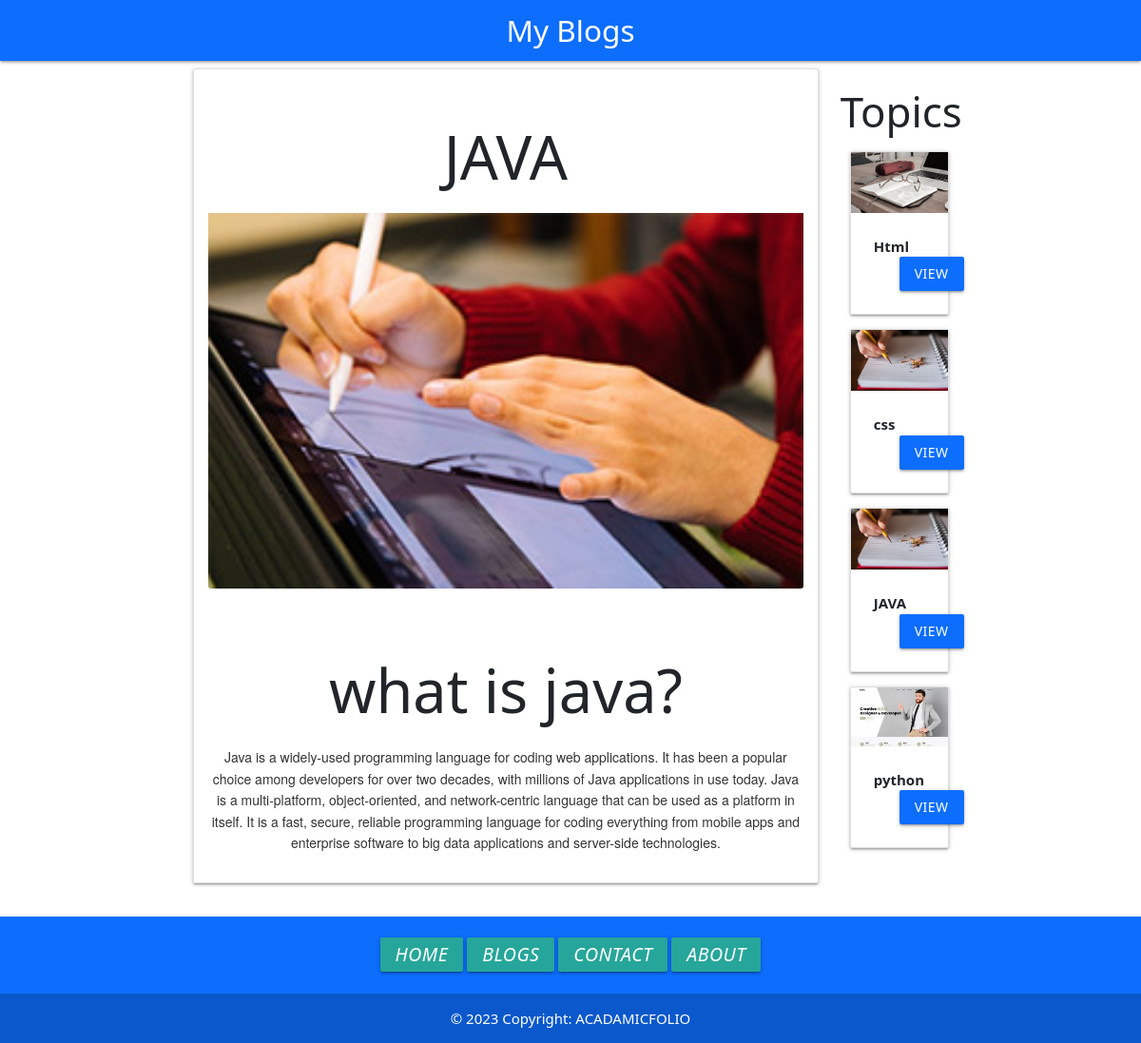
Page /blog/post3 on the committed database.
### website/models.py (models this page shows, shortened)
class Post(models.Model):
    post_id = models.AutoField(primary_key=True)
    title = models.CharField(max_length=100)
    image = models.ImageField(upload_to='post/')
    content = models.TextField()
    url = models.CharField(max_length=100)
    cate = models.ForeignKey(Category, on_delete=models.CASCADE)
    def __str__(self):
        return self.title

class Category(models.Model):
    category_id = models.AutoField(primary_key=True)
    title = models.CharField(max_length=100)
    discription = models.TextField()
    url = models.CharField(max_length=100)
    image = models.ImageField(upload_to='category/')
    add_date = models.DateTimeField(auto_now_add=True, null=True)

### website/views.py (the view)
# urls.py: path('blog/<slug:url>', post),
def post(request, url):
    post = Post.objects.get(url=url)
    cats = Category.objects.all()
    print(post)
    return render(request,'posts.html',{'post':post, 'cats': cats})

### templates/posts.html (shortened to what this page needs)
{%extends 'base.html' %}
{% block scripts %}
<link href="https://cdn.jsdelivr.net/npm/bootstrap@5.0.2/dist/css/bootstrap.min.css" rel="stylesheet">
{% endblock scripts %}
{%block body%}
<div class="container">
    <div class="row">
        <div class="col ">
            <div class="card text-center">
                <div class="card-body">
                    <h1 class="text-uppercase font-weight-bold">{{post.title}}</h1>
                  <img src="/media/{{post.image}}" class="card-img-bottom" alt="...">
                </div>
                <div class="card-body text-center">
                    <p class="font-weight-bold">{{post.content|safe}}</p>
                </div>
              </div>
        </div>
        <div class="col col-lg-2 m2">
            <h3>Topics</h3>
            {% for cat in cats %}
            <div class="card item" style="margin-left:10px;">
                <div class="img-container">
                    <img src="/media/{{cat.image}}" class="responsive-img" alt="">
                </div>
                <div class="card-content">
                    <b>
                        {{cat.title}}
                    </b>
                    <div class="container center-align mt20">
                        <a href="/category/{{cat.url}}" class="btn bg-primary">VIEW</a>
                    </div>
                </div>
            </div>
            {%endfor%}
        </div>
    </div>
</div>
{%endblock%}

### rows in the picture
Post: title "JAVA", image (picture), content "what is java? Java is a widely-used programming language for coding web applications. It has been a popular choice among developers for over two decades, with millions of Java applications in use today. Java is a multi-platform, object-oriented, and network-centric language that can be used as a platform in itself. It is a fast, secure, reliable programming language for coding everything from mobile apps and enterprise software to big data applications and server-side technologies."
Category: image (picture), title "Html"
Category: image (picture), title "css"
Category: image (picture), title "JAVA"
Category: image (picture), title "python"
